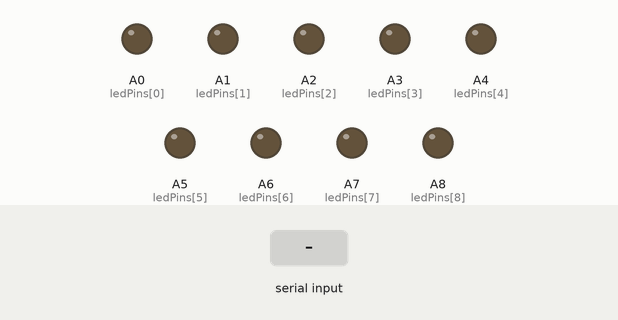
Bench run of a sketch on a simulated Arduino Mega 2560, built with avr-gcc and run on an emulated ATmega2560. Shown: output pins drawn as LEDs (lit = HIGH). Inputs (shaded band) come from the test bench.

Above: at 1.2 s.
1.3 s: "90,45\n" received over Serial
At 2.0 s:
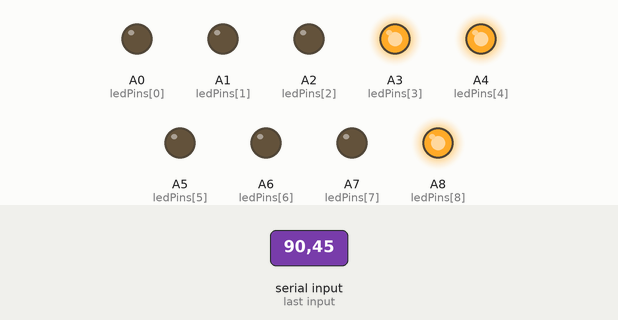
2.8 s: "30,150\n" received over Serial
At 3.1 s:
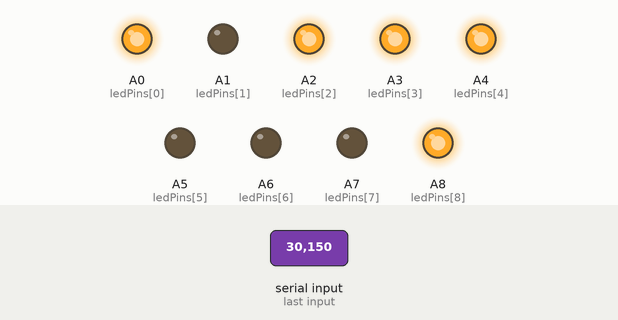
4.3 s: "200\n" received over Serial
At 5.3 s:
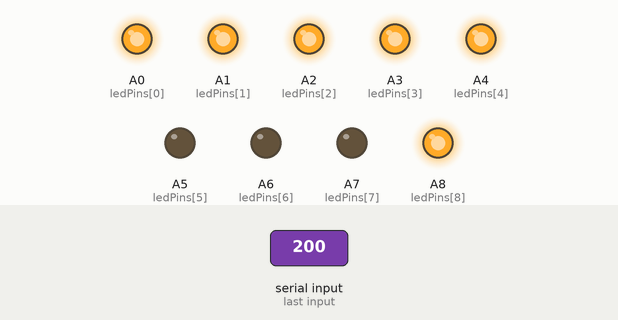
Timing chart, 0 to 7.3 s (numbered marks = the images above; inputs shaded):
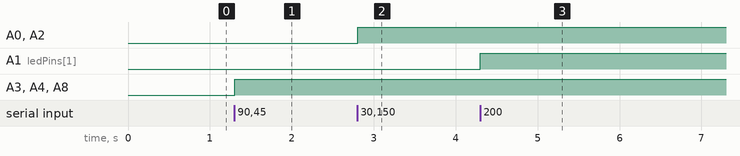

The sketch:

Q3.ino
```cpp
/* @file HelloKeypad.pde
|| @version 1.0
|| @author Alexander Brevig
|| @contact alexanderbrevig@gmail.com
||
|| @description
|| | Demonstrates the simplest use of the matrix Keypad library.
|| #
*/
//#include <Keypad.h>
//
//const byte ROWS = 4; //four rows
//const byte COLS = 4; //three columns
//char keys[ROWS][COLS] = {
//  {'7','8','9', '/'},
//  {'4','5','6', '*'},
//  {'1','2','3', '-'},
//  {'o','0','=', '+'}
//};
//byte rowPins[ROWS] = {22, 23, 24, 25}; //connect to the row pinouts of the keypad
//byte colPins[COLS] = {26, 27, 28, 29}; //connect to the column pinouts of the keypad

const byte ledPins[9] = {A0, A1, A2, A3, A4, A5, A6, A7, A8};

//Keypad keypad = Keypad( makeKeymap(keys), rowPins, colPins, ROWS, COLS );

byte incomingByte = 0; // for incoming serial data

void setup(){
  Serial.begin(9600);

  for (byte i = 0; i < 9; i++)
    pinMode(ledPins[i], OUTPUT);
}

void loop(){
  if (Serial.available() > 0) {
    // read the incoming byte:
    incomingByte = Serial.read();

    // turn on corresponding led
    digitalWrite(ledPins[incomingByte - '0' - 1], HIGH);
  }
};
```

Measured:
- after the input at 1.3 s, A3 (ledPins[3]), A4 (ledPins[4]), A8 (ledPins[8]): LOW → HIGH at once
- after the input at 2.8 s, A0 (ledPins[0]), A2 (ledPins[2]): LOW → HIGH at once
- after the input at 4.3 s, A1 (ledPins[1]): LOW → HIGH at once
